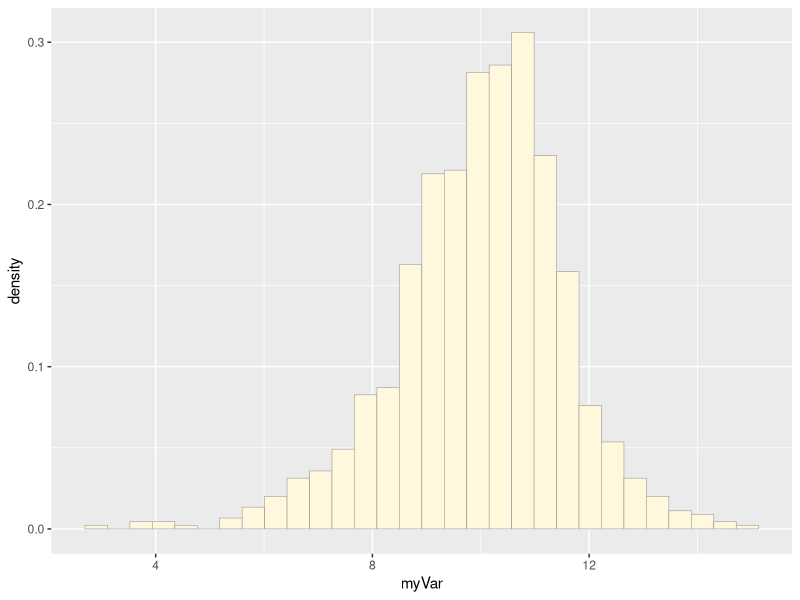
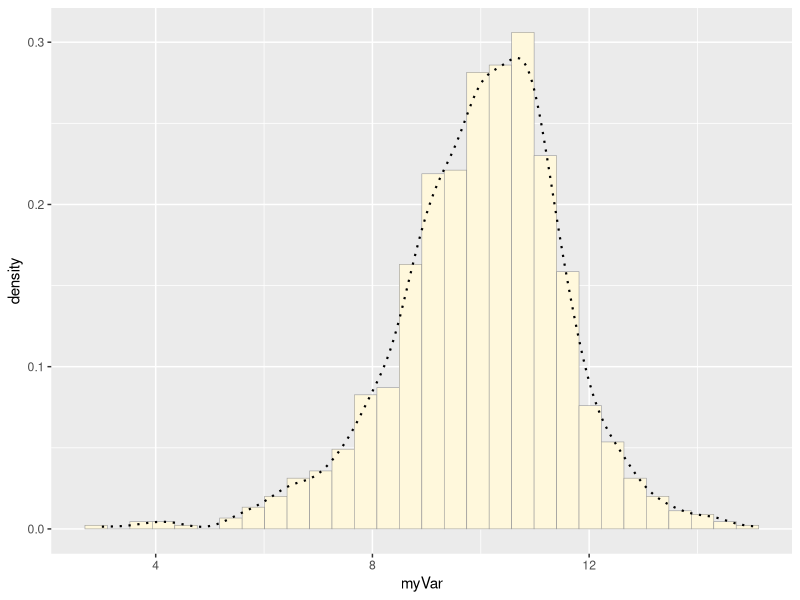
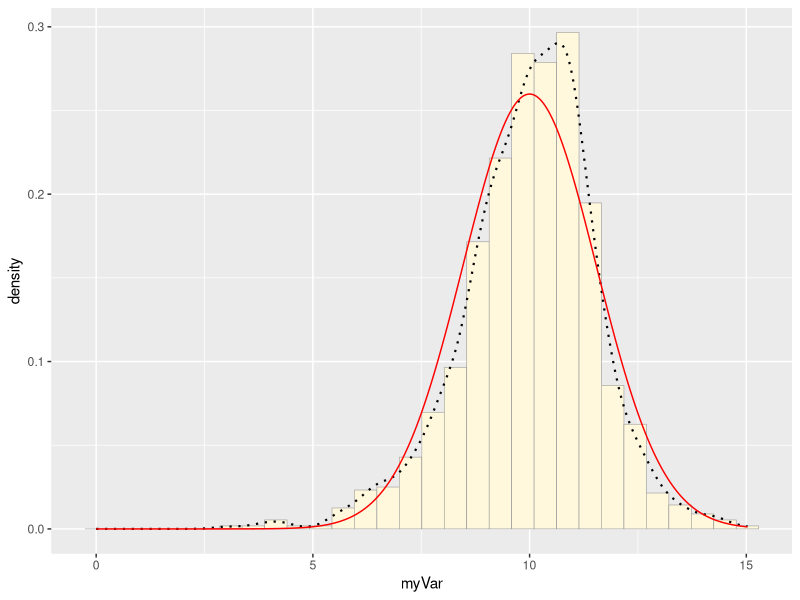
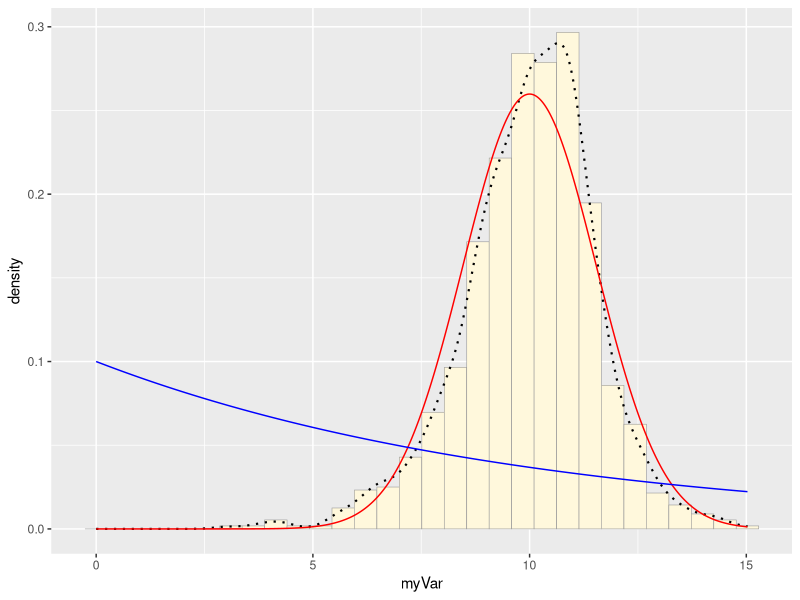
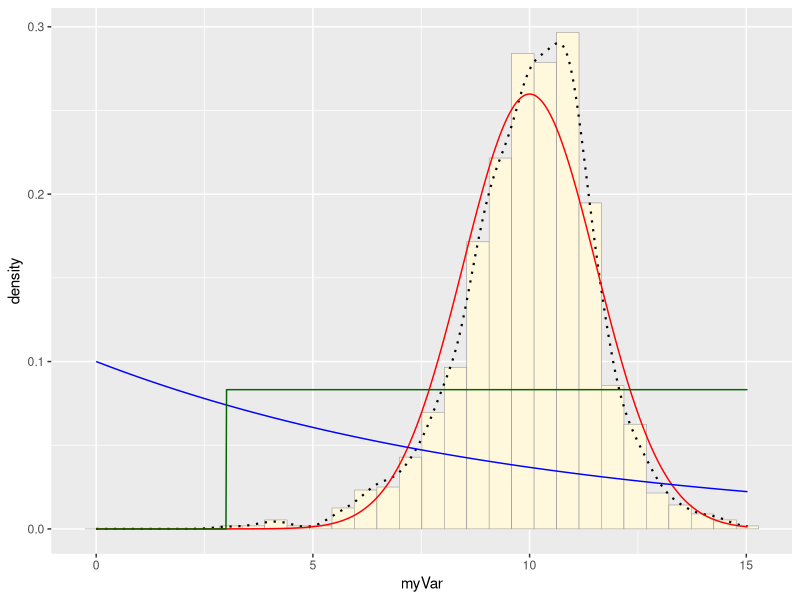
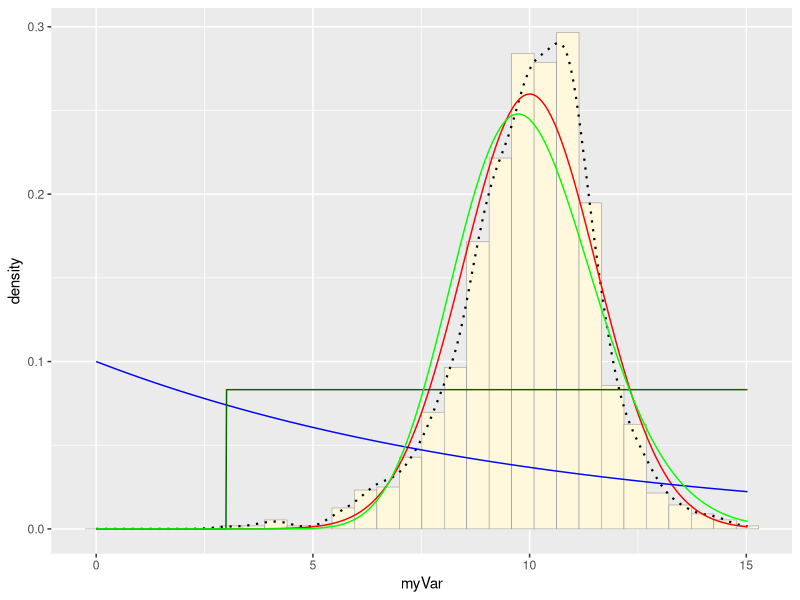
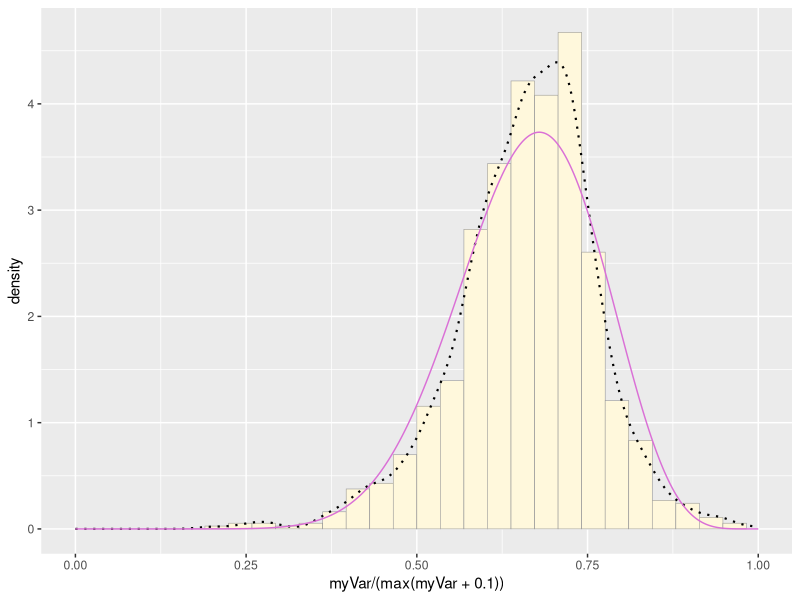
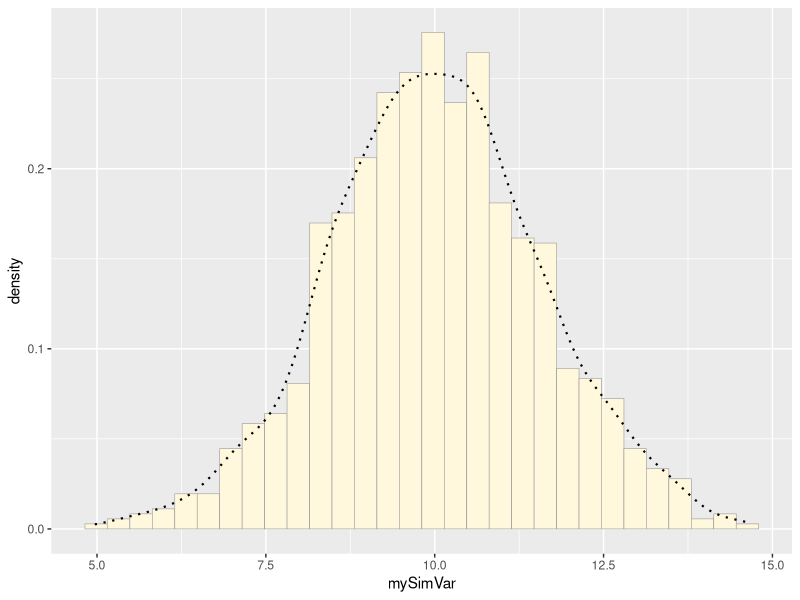

R code for these plots, in order:
## ---- chunk 1
library(tidyverse)
library(ggplot2)
library(MASS)
data("iris")
## ---- chunk 2
longDat = iris %>%
  gather(Sepal.Length:Petal.Width, key="Trait", value="cm") %>%
  group_by(Trait, Species) %>%
  summarize(avgVal=mean(cm)) %>%
  arrange(Species)
longDat
## ---- chunk 3
z <- read.table("manaus.csv",header=TRUE,sep=",", stringsAsFactors=FALSE)
names(z) = c("ID", "Time", "myVar")
z$myVar = z$myVar + 10
str(z)
summary(z)
## ---- chunk 4
p1 <- ggplot(data=z, aes(x=myVar, y=..density..)) +
  geom_histogram(color="grey60",fill="cornsilk",size=0.2) 
print(p1)
## ---- chunk 5
p1 <-  p1 +  geom_density(linetype="dotted",size=0.75)
print(p1)
## ---- chunk 6
normPars <- fitdistr(z$myVar,"normal")
print(normPars)
str(normPars)
normPars$estimate["mean"]
## ---- chunk 7
meanML <- normPars$estimate["mean"]
sdML <- normPars$estimate["sd"]

xval <- seq(0,max(z$myVar),len=length(z$myVar))

 stat <- stat_function(aes(x = xval, y = ..y..), fun = dnorm, colour="red", n = length(z$myVar), args = list(mean = meanML, sd = sdML))
 p1 + stat
## ---- chunk 8
expoPars <- fitdistr(z$myVar,"exponential")
rateML <- expoPars$estimate["rate"]

stat2 <- stat_function(aes(x = xval, y = ..y..), fun = dexp, colour="blue", n = length(z$myVar), args = list(rate=rateML))
 p1 + stat + stat2
## ---- chunk 9
stat3 <- stat_function(aes(x = xval, y = ..y..), fun = dunif, colour="darkgreen", n = length(z$myVar), args = list(min=min(z$myVar), max=max(z$myVar)))
 p1 + stat + stat2 + stat3
## ---- chunk 10
gammaPars <- fitdistr(z$myVar,"gamma")
shapeML <- gammaPars$estimate["shape"]
rateML <- gammaPars$estimate["rate"]

stat4 <- stat_function(aes(x = xval, y = ..y..), fun = dgamma, colour="green", n = length(z$myVar), args = list(shape=shapeML, rate=rateML))
 p1 + stat + stat2 + stat3 + stat4
## ---- chunk 11
pSpecial <- ggplot(data=z, aes(x=myVar/(max(myVar + 0.1)), y=..density..)) +
  geom_histogram(color="grey60",fill="cornsilk",size=0.2) + 
  xlim(c(0,1)) +
  geom_density(size=0.75,linetype="dotted")

betaPars <- fitdistr(x=z$myVar/max(z$myVar + 0.1),start=list(shape1=1,shape2=2),"beta")
shape1ML <- betaPars$estimate["shape1"]
shape2ML <- betaPars$estimate["shape2"]

statSpecial <- stat_function(aes(x = xval, y = ..y..), fun = dbeta, colour="orchid", n = length(z$myVar), args = list(shape1=shape1ML,shape2=shape2ML))
pSpecial + statSpecial
## ---- chunk 12
simData = rnorm(n=length(z$myVar), mean=meanML, sd=sdML)
simData = data.frame(1:length(z$myVar), simData)
names(simData) = c("ID", "mySimVar")
p1 <- ggplot(data=simData, aes(x=mySimVar, y=..density..)) +
  geom_histogram(color="grey60",fill="cornsilk",size=0.2) 
p1 +  geom_density(linetype="dotted",size=0.75)

p2 <- ggplot(data=z, aes(x=myVar, y=..density..)) +
  geom_histogram(color="grey60",fill="cornsilk",size=0.2) 
p2 +  geom_density(linetype="dotted",size=0.75)
## ---- chunk 13
simData = rgamma(n=length(z$myVar), shape=shapeML, rate=rateML)
simData = data.frame(1:length(z$myVar), simData)
names(simData) = c("ID", "mySimVarGamma")
p1 <- ggplot(data=simData, aes(x=mySimVarGamma, y=..density..)) +
  geom_histogram(color="grey60",fill="cornsilk",size=0.2) 
p1 +  geom_density(linetype="dotted",size=0.75)
